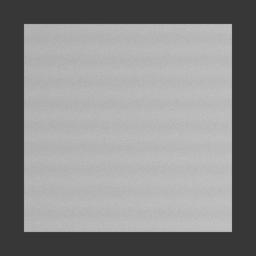
#> input picture student_pack/Samples/images/inspection_002.jpg, 256 x 256 px
$ python defect_localizer.py ../Samples/images/inspection_002.jpg out.png
#> lines starting #> are read from the running program, lines starting #| are printed output that depends on the picture; after the words box and inside, x2 and y2 are one past the last pixel; in counts of white or black regions, pixels touching at a corner belong together
### student_pack/Model/component_detector.py
"""Component presence detector for product P-PLATE01.
Accurately distinguishes target metal plate from background, hands, screens, and text.
"""
import sys
import json
import numpy as np
from PIL import Image

def detect_plate_presence(image_path):
#> called with image_path = '../Samples/images/inspection_002.jpg'
    try:
        im = Image.open(image_path).convert("RGB")
#> im is the input picture: PIL image 256x256 RGB; min 53, max 195, mean 139.4
        orig_w, orig_h = im.size
#> orig_w = 256; orig_h = 256

        # Resize to standard analysis grid
        im_resized = im.resize((128, 128), Image.Resampling.BILINEAR)
        arr = np.asarray(im_resized, dtype=np.float64) / 255.0
        r, g, b = arr[:, :, 0], arr[:, :, 1], arr[:, :, 2]

        # Calculate luminance and chromatic difference
        lum = 0.299 * r + 0.587 * g + 0.114 * b
        max_chroma = np.maximum(np.abs(r - g), np.maximum(np.abs(g - b), np.abs(r - b)))
#> max_chroma: shape (128, 128) float64; every value is 0

        # 1. P-PLATE01 design specification:
        # Centered plate is located at rows/cols 16 to 111 (96x96 px in 128x128 space)
        center_lum = lum[16:112, 16:112]
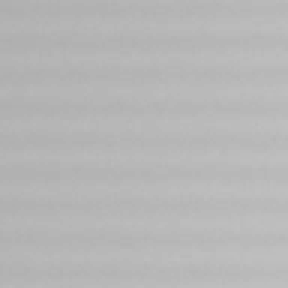
#> center_lum: shape (96, 96) float64 (shown 3 times larger); min 0.682, max 0.749, mean 0.717
        center_chroma = max_chroma[16:112, 16:112]
#> center_chroma: shape (96, 96) float64; every value is 0

        # Outer border surround
        border_mask = np.ones((128, 128), dtype=bool)
        border_mask[16:112, 16:112] = False
        border_lum = lum[border_mask]
#> border_lum = 7168 values, max 0.753 at index 4784, min 0.212 at index 1164, mean 0.328

        center_mean = float(center_lum.mean())
#> center_mean = 0.717
        center_std = float(center_lum.std())
#> center_std = 0.0128
        center_chroma_mean = float(center_chroma.mean())
#> center_chroma_mean = 0
        border_mean = float(border_lum.mean())
#> border_mean = 0.328
        contrast = center_mean - border_mean
#> contrast = 0.389

        # Verification criteria:
        # 1. Metallic plate surface luminance: 0.52 <= center_mean <= 0.88
        # 2. Achromatic surface (not skin, wood, or colored background): center_chroma_mean <= 0.08
        # 3. Definite boundary contrast against surround: contrast >= 0.14
        # 4. Smooth uniform surface (reject high-frequency text / browser clutter): center_std <= 0.15
        # 5. Border surround is darker than plate: border_mean <= 0.58
        is_plate = (
            (0.52 <= center_mean <= 0.88) and
            (center_chroma_mean <= 0.08) and
            (contrast >= 0.14) and
            (center_std <= 0.15) and
            (border_mean <= 0.58)
        )
#> is_plate = True

        # Compute bounding box in original image coordinates
        if is_plate:
            plate_box = [
                int(round(orig_w * (16.0 / 128.0))),
                int(round(orig_h * (16.0 / 128.0))),
                int(round(orig_w * (96.0 / 128.0))),
                int(round(orig_h * (96.0 / 128.0))),
            ]
#> plate_box = [32, 32, 192, 192]
        else:
            plate_box = None

        return {
            "component_detected": bool(is_plate),
            "product_id": "P-PLATE01",
            "center_mean": round(center_mean, 3),
            "center_std": round(center_std, 3),
            "border_mean": round(border_mean, 3),
            "contrast": round(contrast, 3),
            "chroma": round(center_chroma_mean, 3),
            "plate_box": plate_box,
            "pcb_box": plate_box,
            "message": "METAL PLATE DETECTED — Ready for Inspection" if is_plate else "PLEASE PLACE THE METAL PLATE / METAL PLATE NOT FOUND!"
        }
    except Exception as e:
        return {
            "component_detected": False,
            "error": str(e),
            "message": "PLEASE PLACE THE METAL PLATE / METAL PLATE NOT FOUND!"
        }

# [6 lines that do not run on import are left out]

### student_pack/Model/defect_localizer.py
#!/usr/bin/env python3
"""AI-Based Metal Plate Defect Localization and Visual Marking Engine.
First verifies metal plate presence, crops the metal plate, runs defect detection exclusively on the metal plate,
applies Non-Maximum Suppression (NMS), and outputs precise defect bounding boxes.
"""
import sys
import os
import json
import numpy as np
from PIL import Image, ImageOps, ImageDraw, ImageFont

# Import component detector to guarantee Step 1: Identify the Metal Plate
try:
    from component_detector import detect_plate_presence
except ImportError:
    from .component_detector import detect_plate_presence

def apply_nms(boxes, iou_threshold=0.3):
    """Applies Non-Maximum Suppression to eliminate overlapping duplicate boxes."""
    if len(boxes) <= 1:
        return boxes
    # Sort by pixel count descending
    boxes.sort(key=lambda b: b.get("pixel_count", 0), reverse=True)
    picked = []
    for b in boxes:
        bx1, by1, bw, bh = b["pixel_box"]
        bx2, by2 = bx1 + bw, by1 + bh
        b_area = bw * bh

        overlap = False
        for p in picked:
            px1, py1, pw, ph = p["pixel_box"]
            px2, py2 = px1 + pw, py1 + ph
            p_area = pw * ph

            ix1 = max(bx1, px1)
            iy1 = max(by1, py1)
            ix2 = min(bx2, px2)
            iy2 = min(by2, py2)

            inter_w = max(0, ix2 - ix1)
            inter_h = max(0, iy2 - iy1)
            inter_area = inter_w * inter_h
            union_area = b_area + p_area - inter_area
            iou = inter_area / union_area if union_area > 0 else 0

            if iou > iou_threshold:
                overlap = True
                break
        if not overlap:
            picked.append(b)
    return picked

def localize_defects(image_path, output_annotated_path=None):
    if not os.path.exists(image_path):
        return {
            "available": False,
            "reason": "Image file not found",
            "defect_count": 0,
            "regions": []
        }

    try:
        # Step 1: Identify the metal plate first. Ignore arbitrary objects, text, screens, and hands.
        presence = detect_plate_presence(image_path)
#> presence = 10 items
        if not presence.get("component_detected", False):
            return {
                "available": False,
                "reason": "PLEASE PLACE THE METAL PLATE / METAL PLATE NOT FOUND!",
                "defect_count": 0,
                "regions": []
            }

        orig = Image.open(image_path)
        im = ImageOps.exif_transpose(orig).convert("RGB")
        orig_w, orig_h = im.size
#> orig_w = 256; orig_h = 256

        # Step 2: Crop the metal plate region (normalized to 128x128 reference space)
        im_128 = im.resize((128, 128), Image.Resampling.BILINEAR)
        # Component metal plate center occupies 16:112, 16:112 (96x96 px)
        a = np.asarray(im_128.convert("L"), dtype=np.float64)[16:112, 16:112] / 255.0
        med = np.median(a)
#> med = 0.718
        residual = a - med
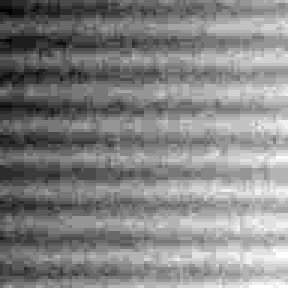
#> residual: shape (96, 96) float64 (shown 3 times larger); min -0.0353, max 0.0314, mean -0.000672; drawn with min black and max white

        # Step 3: Anomaly detection strictly on the cropped metal plate surface
        # Scratches, pits, or dark surface abrasions:
        mask = (residual < -0.058)
#> mask: shape (96, 96) bool; every value is 0
        # Bright gouges:
        bright_mask = (residual > 0.085)
        combined_mask = mask | bright_mask

        if not np.any(combined_mask):
            return {
                "available": False,
                "reason": "Normal Metal Plate — No Defects Detected",
                "defect_count": 0,
                "regions": []
            }

        # Connected-component labeling via 8-connectivity BFS
        visited = np.zeros_like(combined_mask, dtype=bool)
        h_m, w_m = combined_mask.shape
        components = []

        for r in range(h_m):
            for c in range(w_m):
                if combined_mask[r, c] and not visited[r, c]:
                    comp = []
                    queue = [(r, c)]
                    visited[r, c] = True
                    while queue:
                        curr_r, curr_c = queue.pop(0)
                        comp.append((curr_r, curr_c))
                        for dr in [-1, 0, 1]:
                            for dc in [-1, 0, 1]:
                                nr, nc = curr_r + dr, curr_c + dc
                                if 0 <= nr < h_m and 0 <= nc < w_m:
                                    if combined_mask[nr, nc] and not visited[nr, nc]:
                                        visited[nr, nc] = True
                                        queue.append((nr, nc))
                    # Filter minor pixel noise (minimum 8 connected pixels in 96x96 space)
                    if len(comp) >= 8:
                        components.append(comp)

        if not components:
            return {
                "available": False,
                "reason": "Normal Metal Plate — No Defects Detected",
                "defect_count": 0,
                "regions": []
            }

        # Sort components by pixel count descending
        components.sort(key=lambda c: len(c), reverse=True)

        raw_regions = []
        scale_x = orig_w / 128.0
        scale_y = orig_h / 128.0

        for idx, comp in enumerate(components[:6]):
            min_r = min(pt[0] for pt in comp)
            max_r = max(pt[0] for pt in comp)
            min_c = min(pt[1] for pt in comp)
            max_c = max(pt[1] for pt in comp)

            # Map from 96x96 plate back to 128x128 space
            x1_128 = min_c + 16
            y1_128 = min_r + 16
            x2_128 = max_c + 16
            y2_128 = max_r + 16

            # Add context margin (pad 2px in 128px space)
            pad = 2
            x1_128 = max(16, x1_128 - pad)
            y1_128 = max(16, y1_128 - pad)
            x2_128 = min(112, x2_128 + pad)
            y2_128 = min(112, y2_128 + pad)

            # Map to original image coordinates
            x1 = max(0, int(x1_128 * scale_x))
            y1 = max(0, int(y1_128 * scale_y))
            x2 = min(orig_w, int(x2_128 * scale_x))
            y2 = min(orig_h, int(y2_128 * scale_y))
            w_box = max(10, x2 - x1)
            h_box = max(10, y2 - y1)

            pct_x = round((x1 / orig_w) * 100, 1)
            pct_y = round((y1 / orig_h) * 100, 1)
            pct_w = round((w_box / orig_w) * 100, 1)
            pct_h = round((h_box / orig_h) * 100, 1)

            label = f"Defect {idx + 1}"
            severity = "High" if len(comp) > 40 else ("Medium" if len(comp) > 15 else "Low")

            raw_regions.append({
                "label": label,
                "coordinates": {
                    "x": pct_x,
                    "y": pct_y,
                    "width": pct_w,
                    "height": pct_h,
                },
                "pixel_box": [x1, y1, w_box, h_box],
                "severity": severity,
                "pixel_count": len(comp),
            })

        # Step 4: Apply Non-Maximum Suppression (NMS) to eliminate duplicate overlapping boxes
        regions = apply_nms(raw_regions, iou_threshold=0.3)

        # Render visual marking onto annotated image if output path specified
        annotated_saved_path = None
        if output_annotated_path and regions:
            orig_rgba = orig.convert("RGBA")
            overlay = Image.new("RGBA", orig_rgba.size, (0, 0, 0, 0))
            draw = ImageDraw.Draw(overlay)

            # Draw metal plate boundary outline in cyan
            plate_box = presence.get("plate_box") or presence.get("pcb_box")
            if plate_box:
                px, py, pw, ph = plate_box
                draw.rectangle([px, py, px + pw, py + ph], outline=(6, 182, 212, 200), width=3)

            # Draw defect boxes in red strictly on defects
            line_w = max(2, int(min(orig_w, orig_h) * 0.012))
            for reg in regions:
                bx, by, bw, bh = reg["pixel_box"]
                # Translucent red overlay fill: rgba(239, 68, 68, 0.28)
                draw.rectangle([bx, by, bx + bw, by + bh], fill=(239, 68, 68, 70), outline=(239, 68, 68, 255), width=line_w)

                # Badge label
                badge_h = max(18, int(line_w * 7))
                badge_w = max(65, int(len(reg["label"]) * line_w * 4.5))
                badge_y = max(0, by - badge_h)
                draw.rectangle([bx, badge_y, bx + badge_w, badge_y + badge_h], fill=(239, 68, 68, 240))
                draw.text((bx + 5, badge_y + 3), reg["label"], fill=(255, 255, 255, 255))

            composite = Image.alpha_composite(orig_rgba, overlay)
            os.makedirs(os.path.dirname(os.path.abspath(output_annotated_path)), exist_ok=True)
            composite.convert("RGB").save(output_annotated_path, quality=95)
            annotated_saved_path = output_annotated_path

        return {
            "available": len(regions) > 0,
            "reason": f"Detected {len(regions)} Defect(s) on Metal Plate" if regions else "Normal Metal Plate — No Defects Detected",
            "defect_count": len(regions),
            "regions": regions,
            "annotated_path": annotated_saved_path
        }
    except Exception as e:
        return {
            "available": False,
            "reason": f"Localization error: {str(e)}",
            "defect_count": 0,
            "regions": []
        }

if __name__ == "__main__":
    if len(sys.argv) < 2:
        print(json.dumps({"available": False, "reason": "No image specified", "regions": []}))
        sys.exit(1)

    in_path = sys.argv[1]
    out_path = sys.argv[2] if len(sys.argv) > 2 else None
    res = localize_defects(in_path, out_path)
    print(json.dumps(res, indent=2))

$ run again, on student_pack/Samples/images/inspection_010.jpg
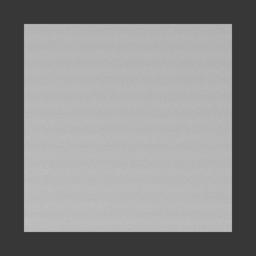
#> input picture student_pack/Samples/images/inspection_010.jpg, 256 x 256 px
#> in detect_plate_presence, im is the input picture: PIL image 256x256 RGB; min 53, max 192, mean 139.4
#> max_chroma: shape (128, 128) float64; every value is 0
#> center_chroma: shape (96, 96) float64; every value is 0
#> border_lum = 7168 values, max 0.745 at index 5069, min 0.216 at index 0, mean 0.328
#> center_mean = 0.718
#> center_std = 0.00843
#> center_chroma_mean = 0
#> border_mean = 0.328
#> contrast = 0.391
#> is_plate = True
#> presence = 10 items
#> med = 0.718
#> in localize_defects, `residual = a - med`:
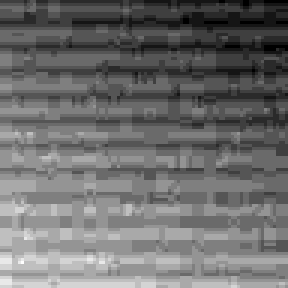
#> residual: shape (96, 96) float64 (shown 3 times larger); min -0.0196, max 0.0275, mean 0.00065; drawn with min black and max white
#> mask: shape (96, 96) bool; every value is 0

$ run again, on student_pack/Samples/images/inspection_012.jpg
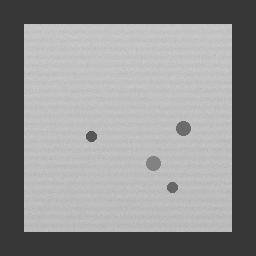
#> input picture student_pack/Samples/images/inspection_012.jpg, 256 x 256 px
#> in detect_plate_presence, im is the input picture: PIL image 256x256 RGB; min 55, max 218, mean 144.3
#> max_chroma: shape (128, 128) float64; every value is 0
#> center_chroma: shape (96, 96) float64; every value is 0
#> border_lum = 7168 values, max 0.784 at index 1775, min 0.216 at index 0, mean 0.335
#> center_mean = 0.746
#> center_std = 0.0381
#> center_chroma_mean = 0
#> border_mean = 0.335
#> contrast = 0.411
#> is_plate = True
#> presence = 10 items
#> med = 0.749
#> in localize_defects, `mask = (residual < -0.058)`:
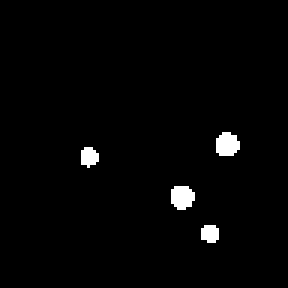
#> mask: shape (96, 96) bool (shown 3 times larger); 1.8% white; 4 white regions, box (x1, y1, x2, y2) and area: (72, 44, 80, 52) 52, (57, 62, 65, 70) 52, (27, 49, 33, 56) 32, (67, 75, 73, 81) 31
#> bright_mask: shape (96, 96) bool; every value is 0
#> overlay: PIL image 256x256 RGBA; every value is 0
#> in localize_defects, `plate_box = presence.get("plate_box") or presence.get("pcb_box")`: plate_box = [32, 32, 192, 192]
#> px = 32; pw = 192
#> in localize_defects, `composite = Image.alpha_composite(orig_rgba, overlay)`:
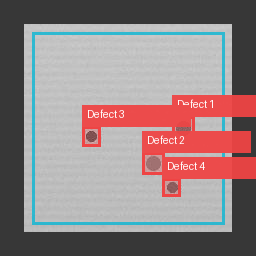
#> composite: PIL image 256x256 RGBA; mean R, G, B, A 149.4, 131.8, 132.5, 255
#> (printed output is left out)
